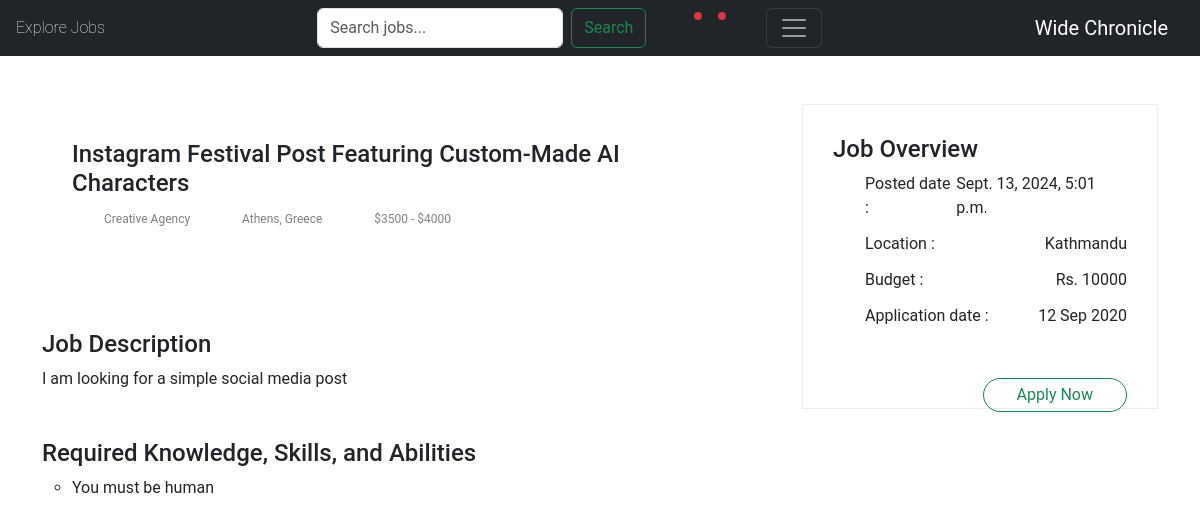
The page /job/bf6ac4b7-e/ (signed in) on the database as committed earlier.
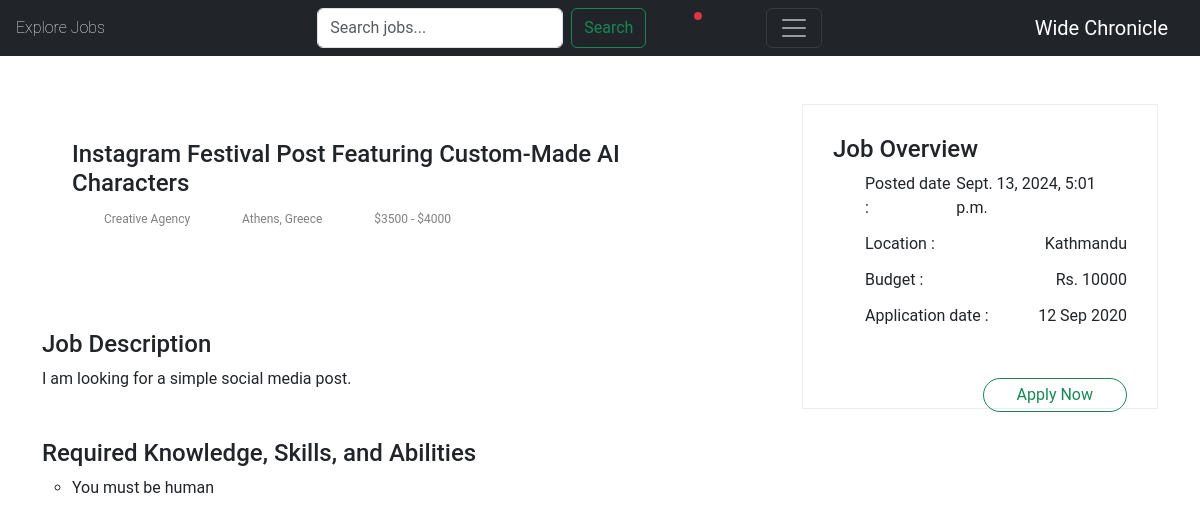
The same page on the database as committed later.
### jobs/models.py (models this page shows, shortened)
class Job(models.Model):
    buyer = models.ForeignKey(Buyer, on_delete=models.CASCADE)
    title = models.CharField(max_length=200)
    budget = models.IntegerField(validators=[MinValueValidator(1000)])
    description = models.TextField()
    requirement = models.TextField()
    expertise_required = models.CharField(choices=SPECIALITY_CHOICES, max_length=50, default="None" )
    timestamp = models.DateTimeField(auto_now_add=True)
    code = models.CharField(max_length=10, unique=True, primary_key=True,)
    class Meta:
        ordering = ['-timestamp']

class Buyer(models.Model):
    owner = models.OneToOneField(User, on_delete=models.CASCADE, )
    name = models.CharField(max_length=50)
    profile_pic = models.ImageField(upload_to="profile/")
    bio = models.TextField(blank=True)
    location = models.CharField(choices=LOCATION_CHOICES, max_length=100)

### jobs/views.py (the view)
# urls.py: path('job/<str:code>/',JobDetailView.as_view(), name='job-detail'),
class JobDetailView(DetailView):
    model = Job
    template_name = 'jobs/job_detail.html'
    def get_object(self, queryset=None):
        code = self.kwargs.get("code")
        try:
            return Job.objects.get(code=code)
        except Job.DoesNotExist:
            raise Http404("Job not found")

### accounts/models.py (called while the page is built)
    def role(self):
        if hasattr(self, 'seller'):
            return 'Seller'
        elif hasattr(self, 'buyer'):
            return 'Buyer'
        else:
            return None

    def name(user):
        if hasattr(user, 'seller'):
            return user.seller.name
        elif hasattr(user, 'buyer'):
            return user.buyer.name

    def profile_pic(user):
        if hasattr(user, 'seller'):
            return user.seller.profile_pic.url
        elif hasattr(user, 'buyer'):
            return user.buyer.profile_pic.url
        return user.profile_pic

### jobs/context_processors.py (called while the page is built)
def unread_notifications(request):
    if request.user.is_authenticated:
        unread_count = Notification.objects.filter(user=request.user, is_read=False).count()
    else:
        unread_count = 0
    return {
        'unread_notifications_count': unread_count
    }

### jobs/templates/jobs/job_detail.html
{% extends 'jobs/_base.html' %}
{% block content%}
{% load icon %}
{% load humanize %}
<main>
    <div class="job-post-company pt-5 pb-5">
        <div class="container">
            <div class="row justify-content-between">
                <div class="col-xl-7 col-lg-8">
                    <div class="single-job-items mb-5">
                        <div class="job-items">
                            <div class="job-tittle">
                                    <h4>{{job.title}}</h4>
                                <ul>
                                    <li>Creative Agency</li>
                                    <li>{% icon "map-pin" %}</i>Athens, Greece</li>
                                    <li>$3500 - $4000</li>
                                </ul>
                            </div>
                        </div>
                    </div>
                    <div class="job-post-details">
                        <div class="post-details1 mb-5">
                            <div class="small-section-tittle">
                                <h4>Job Description</h4>
                            </div>
                            <p>{{job.description}}</p>
                        </div>
                        <div class="post-details2  mb-5">
                            <div class="small-section-tittle">
                                <h4>Required Knowledge, Skills, and Abilities</h4>
                            </div>
                            <ul>
                                    <li>{{ job.requirement }}</li>
                                </ul>
                        </div>
                    </div>
                </div>
                <div class="col-xl-4 col-lg-4">
                    <div class="post-details3  mb-5">
                       <div class="small-section-tittle">
                           <h4>Job Overview</h4>
                       </div>
                      <ul>
                          <li>Posted date : <span>{{job.timestamp}}</span></li>
                          <li>Location : <span>{{job.buyer.location}}</span></li>
                          <li>Budget :  <span>Rs. {{job.budget}}</span></li>
                          <li>Application date : <span>12 Sep 2020</span></li>
                      </ul>
                     <div class="items-link apply-btn2">
                        <a href="{% url 'apply-job' code=job.code %}" class="btn">Apply Now</a>
                    </div>
                   </div>
                </div>
            </div>
        </div>
    </div>
</main>
{% endblock content %}

Rows that differ between the two databases and show on the page:
changed Job "Instagram Festival Post Featuring Custom-Made AI Characters": description "I am looking for a simple social media post" → "I am looking for a simple social media post."
